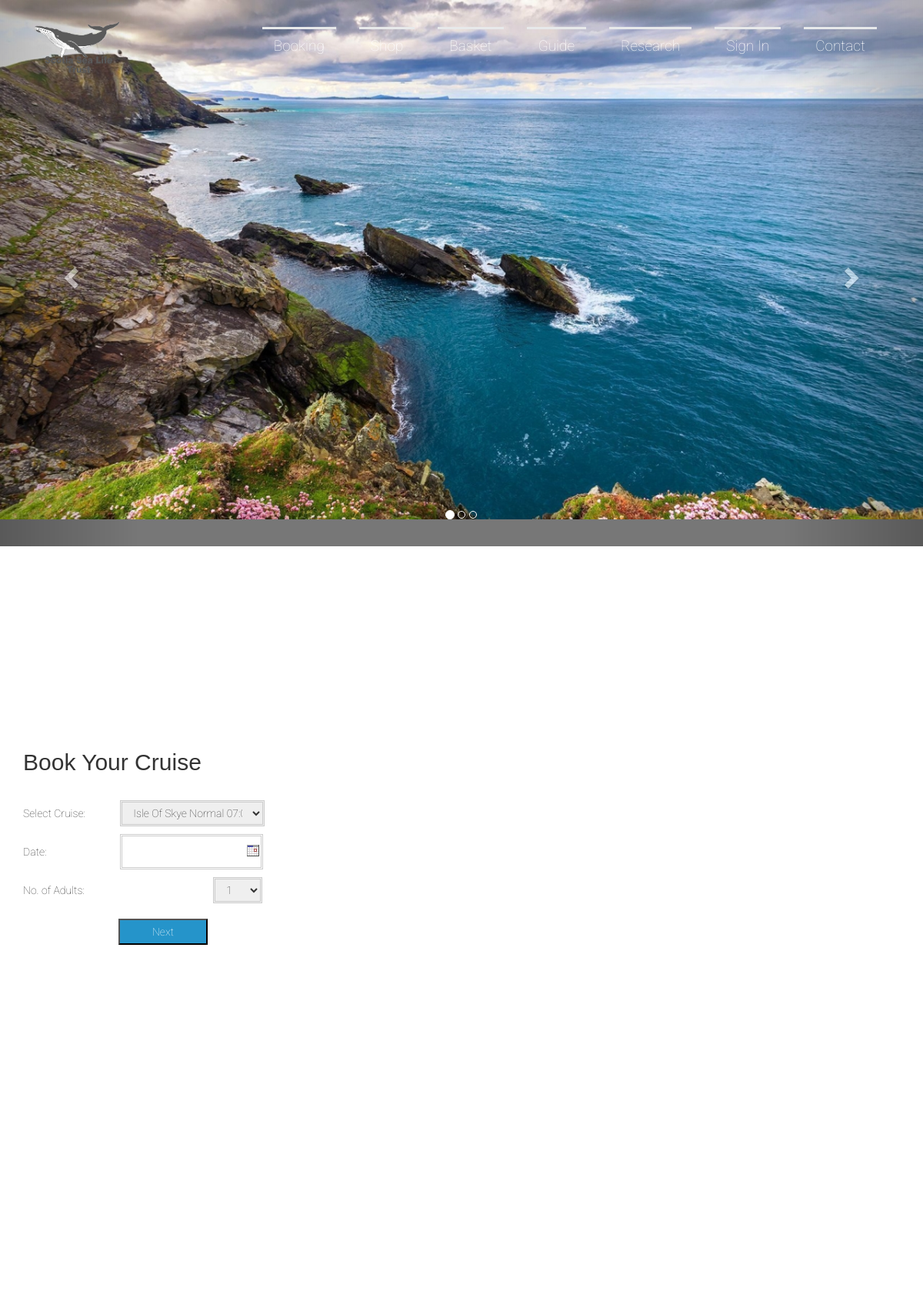
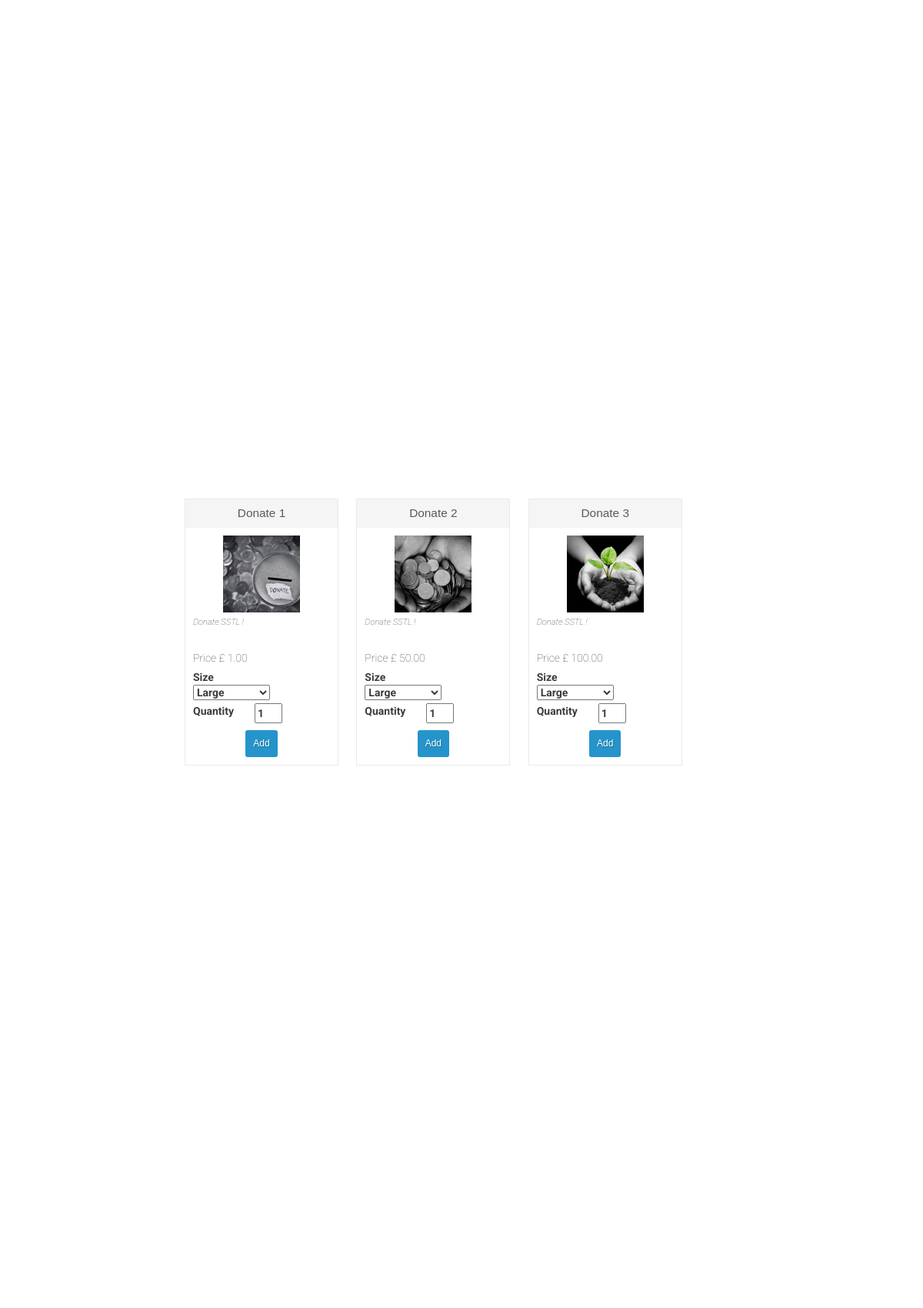
The page / (upper part) on the database its author committed (2 pictures, top to bottom).
### tables this page shows
create table donate
(
id int(11) NOT NULL AUTO_INCREMENT,
product_code varchar(60) NOT NULL,
product_name varchar(60) NOT NULL,
product_desc tinytext NOT NULL,
product_img_name varchar(60) NOT NULL,
price decimal(10,2) NOT NULL,
stockqty int(6), 
PRIMARY KEY (`id`),
UNIQUE KEY `product_code` (`product_code`)
);

### config.php (called while the page is built, shortened)
<?php
$currency = '&#163; ';
?>

### index.php (the view, shortened to what this page needs)
<?php
	include_once("config.php");
$current_url = urlencode($url="http://".$_SERVER['HTTP_HOST'].$_SERVER['REQUEST_URI']);
?>
<!DOCTYPE HTML>
<html>
<head>
<link href="css/bootstrap.min.css" rel="stylesheet" type="text/css" media="all" />
<link href="css/font-awesome.min.css" rel="stylesheet" type="text/css" media="all" />
<link href="css/style.css" rel="stylesheet" type="text/css" media="all"/>
<link href="css/styleshop.css" rel="stylesheet" type="text/css">
        <link href="css/datepicker.css" rel="stylesheet" type="text/css" />
</head>
<body id="myPage" data-spy="scroll" data-target=".navbar" data-offset="60">
<div class="navbar-wrapper">
    <div class="container">
		<nav class="navbar navbar-inverse navbar-static-top cl-effect-20">
			<div class="container">
				<div class="navbar-header">
					<a class="navbar-brand" href="index.php"><img src="images/logo.png" alt="Logo" style="width:110px;height:70px;"></a>
				</div>
				<div id="navbar" class="navbar-collapse collapse navbar-right">
					<ul class="nav navbar-nav">
						<li><a href="#book"><span data-hover="Booking">Booking</span></a></li>
						<li><a href="shop.php"><span data-hover="Shop">Shop</span></a></li>
						<li><a href="view_cart"><span data-hover="Basket">Basket</span></a></li>
						<li><a href="#events"><span data-hover="Guide">Guide</span></a></li>
						<li><a href="#testimonials"><span data-hover="Research">Research</span></a></li>
						<li><a href="login_user.php"><span data-hover="Sign In">Sign In</span></a></li>
						<li><a href="#contact"><span data-hover="Contact">Contact</span></a></li>
					</ul>
				</div>
			</div>
        </nav>
    </div>
</div>
<div id="myCarousel" class="carousel slide" data-ride="carousel">
    <ol class="carousel-indicators">
        <li data-target="#myCarousel" data-slide-to="0" class="active"></li>
        <li data-target="#myCarousel" data-slide-to="1"></li>
        <li data-target="#myCarousel" data-slide-to="2"></li>
    </ol>
    <div class="carousel-inner" role="listbox">
        <div class="item active">
			<img class="first-slide" src="images/banner1.jpg" alt="First slide">
        </div>
    </div>
    <a class="left carousel-control" href="#myCarousel" role="button" data-slide="prev">
        <span class="glyphicon glyphicon-chevron-left" aria-hidden="true"></span>
    </a>
    <a class="right carousel-control" href="#myCarousel" role="button" data-slide="next">
        <span class="glyphicon glyphicon-chevron-right" aria-hidden="true"></span>
    </a>
</div>
<section class="about-us " id="book">
	<div class="container  ">
		<div class="row  ">
			<div class="col-lg-6 col-md-6 col-sm-6   " >
					<h2 class="accordion-header" style="height: 23px; margin-bottom: 43px;">Book Your Cruise</h2>
					<div class="accordion-content" style="margin-bottom: 15px; ">
						<form action="selectset.php" method="post" style="margin-bottom:none;">
						<span style="margin-right: 11px;">Select Cruise:
						<select name="cruise" required style="width: 188px; margin-left: 42px; border: 3px double #CCCCCC; padding:5px 10px;"/>
						<?php
						$result = mysql_query("SELECT * FROM cruise");
						while($row = mysql_fetch_array($result))
							{
								echo '<option value="'.$row['id'].'">';
								echo $row['cruise'].'  '.$row['type'].'  '.$row['time'];
								echo '</option>';
							}
						?>
						</span><br>
						<span style="margin-right: 11px;">Date:
						<input  type="text" class="w8em format-d-m-y highlight-days-67 range-low-today" name="date" id="sd" value="" maxlength="10"  required readonly="readonly"  style="width: 186px; margin-left: 92px;  margin-top: 10px; border: 3px double #CCCCCC; padding:10px 10px;"/>
						</span><br>
						<span style="margin-right: 11px;">No. of Adults:
						<select name="qty" required style="width: 64px; margin-left: 164px; margin-top: 10px; border: 3px double #CCCCCC; padding:5px 10px;">
						<option>1</option>
						</select>
						</span><br><br>
						<input type="submit" id="submit" value="Next" style="height: 34px;  background-color: #2594ca; color: white; margin-left: 124px; width: 116px; padding: 5px; " />
						</form>
					</div>
				</div>
				<div class="col-lg-6 col-md-6 col-sm-6">
				<div class="about-info">
				</div>
			</div>
		</div>
	</div>
</section>
<section class="about-us" id="">
	<div class="container">
		<div class="row">
			<div class="col-lg-6 col-md-6 col-sm-6">
			</div>
			<div class="col-lg-6 col-md-6 col-sm-6">
				<div class="about-info">
				</div>
			</div>
		</div>
	</div>
</section>
<section class="about-us"id="">
	<div class="row">
<?php
$results = $mysqli->query("SELECT product_code, product_name, product_desc, product_img_name, price FROM donate ORDER BY id ASC");
if($results){
$products_item = '<ul class="products">';
while($obj = $results->fetch_object())
{
$products_item .= <<<EOT
	<li class="product">
	<form method="post" action="cart_update.php">
	<div class="product-content"><h3>{$obj->product_name}</h3>
	<div class="product-thumb"><img src="img/{$obj->product_img_name}"></div>
	<div class="product-desc">{$obj->product_desc}</div>
	<div class="product-info">
	Price {$currency}{$obj->price}
	<fieldset class="shop_fieldset">
	<label>
		<span>Size</span>
		<select name="product_color";>
		<option value="Large">Large</option>
		<option value="Small">Small</option>
		</select>
	</label>
	<label>
		<span>Quantity</span>
		<input type="text" size="2" maxlength="2" name="product_qty" value="1" />
	</label>
	</fieldset>
	<input type="hidden" name="product_code" value="{$obj->product_code}" />
	<input type="hidden" name="type" value="add" />
	<input type="hidden" name="return_url" value="{$current_url}" />
	<div align="center"><button type="submit" class="add_to_cart">Add</button></div>
	</div></div>
	</form>
	</li>
EOT;
}
$products_item .= '</ul>';
echo $products_item;
}
?>
	</div>
</section>
</body>
</html>

### css/style.css (style rules this page uses)
body { padding:0; margin:0; background:#FFF; }
body a { transition:0.5s all; -webkit-transition:0.5s all; -moz-transition:0.5s all; -o-transition:0.5s all; -ms-transition:0.5s all; }
input[type="button"],input[type="submit"] { transition:0.5s all; -webkit-transition:0.5s all; -moz-transition:0.5s all; -o-transition:0.5s all; -ms-transition:0.5s all; }
h1,h2,h3,h4,h5,h6 { margin:0; padding:0; }
ul { margin:0; padding:0; }
label { margin:0; }
button { transition:0.5s all; -webkit-transition:0.5s all; -moz-transition:0.5s all; -o-transition:0.5s all; -ms-transition:0.5s all; }
img { transition:0.5s all; -webkit-transition:0.5s all; -moz-transition:0.5s all; -o-transition:0.5s all; -ms-transition:0.5s all; }
body { font-family: 'Roboto', sans-serif; font-weight:100; }
.cl-effect-20 a { line-height: 2em; -webkit-perspective: 800px; -moz-perspective: 800px; perspective: 800px; }
.cl-effect-20 a span { font-size: 19px; color: #fff; position: relative; display: inline-block; padding: 15px 15px; background:transparent; box-shadow: inset 0 3px rgb(231, 233, 234); -webkit-transition: background 0.6s; -moz-transition: background 0.6s; transition: background 0.6s; -webkit-transform-origin: 50% 0; -moz-transform-origin: 50% 0; transform-origin: 50% 0; -webkit-transform-style: preserve-3d; -moz-transform-style: preserve-3d; transform-style: preserve-3d; -webkit-transform-origin: 0% 50%; -moz-transform-origin: 0% 50%; transform-origin: 0% 50%; }
.cl-effect-20 a span::before { padding: 15px 15px; position: absolute; top: 0; left: 0; width: 100%; height: 100%; background: #fff; color: #2f4351; content: attr(data-hover); -webkit-transform: rotateX(270deg); -moz-transform: rotateX(270deg); transform: rotateX(270deg); -webkit-transition: -webkit-transform 0.6s; -moz-transition: -moz-transform 0.6s; transition: transform 0.6s; -webkit-transform-origin: 0 0; -moz-transform-origin: 0 0; transform-origin: 0 0; pointer-events: none; }
.navbar>.container .navbar-brand, .navbar>.container-fluid .navbar-brand { margin-left: -15px; margin-top: -7px; color: #fff; text-transform: uppercase; font-weight: normal; font-size: 30px; font-family: 'Montserrat', sans-serif; }
.navbar-wrapper { position: absolute; top: 0; right: 0; left: 0; z-index: 20; }
.navbar-wrapper > .container { padding-right: 0; padding-left: 0; }
.navbar-wrapper .navbar { padding-right: 15px; padding-left: 15px; }
.navbar-wrapper .navbar .container { width: auto; }
.navbar-inverse { background-color:transparent; border-color:transparent; }
@media (min-width: 768px) { .navbar-wrapper { margin-top: 20px; } }
@media (min-width: 768px) { .navbar-wrapper .container { padding-right: 15px; padding-left: 15px; } }
@media (min-width: 768px) { .navbar-wrapper .navbar { padding-right: 0; padding-left: 0; } }
@media (min-width: 768px) { .navbar-wrapper .navbar { border-radius: 4px; } }
.carousel .item { background-color: #777; }
.carousel-inner > .item > img { position: absolute; top: 0; left: 0; width: 100%; }
.carousel, .carousel .item { height:925px; }
section.about-us { padding:100px 0; }
.slide { animation-name: slide; -webkit-animation-name: slide; animation-duration: 1s; -webkit-animation-duration: 1s; visibility: visible; }
@media (max-width: 1600px) { .carousel, .carousel .item { height: 795px; } }
@media (max-width: 1366px) { .carousel, .carousel .item { height: 759px; } }
@media (max-width: 1280px) { .carousel, .carousel .item { height: 710px; } }

### rows shown on the page
donate: product_name "Donate 1", product_img_name (picture), product_desc "Donate SSTL !", price "1.00"
donate: product_name "Donate 2", product_img_name (picture), product_desc "Donate SSTL !", price "50.00"
donate: product_name "Donate 3", product_img_name (picture), product_desc "Donate SSTL !", price "100.00"

### other values the page prints
form field cruise "Isle Of Skye Normal 07:00"
